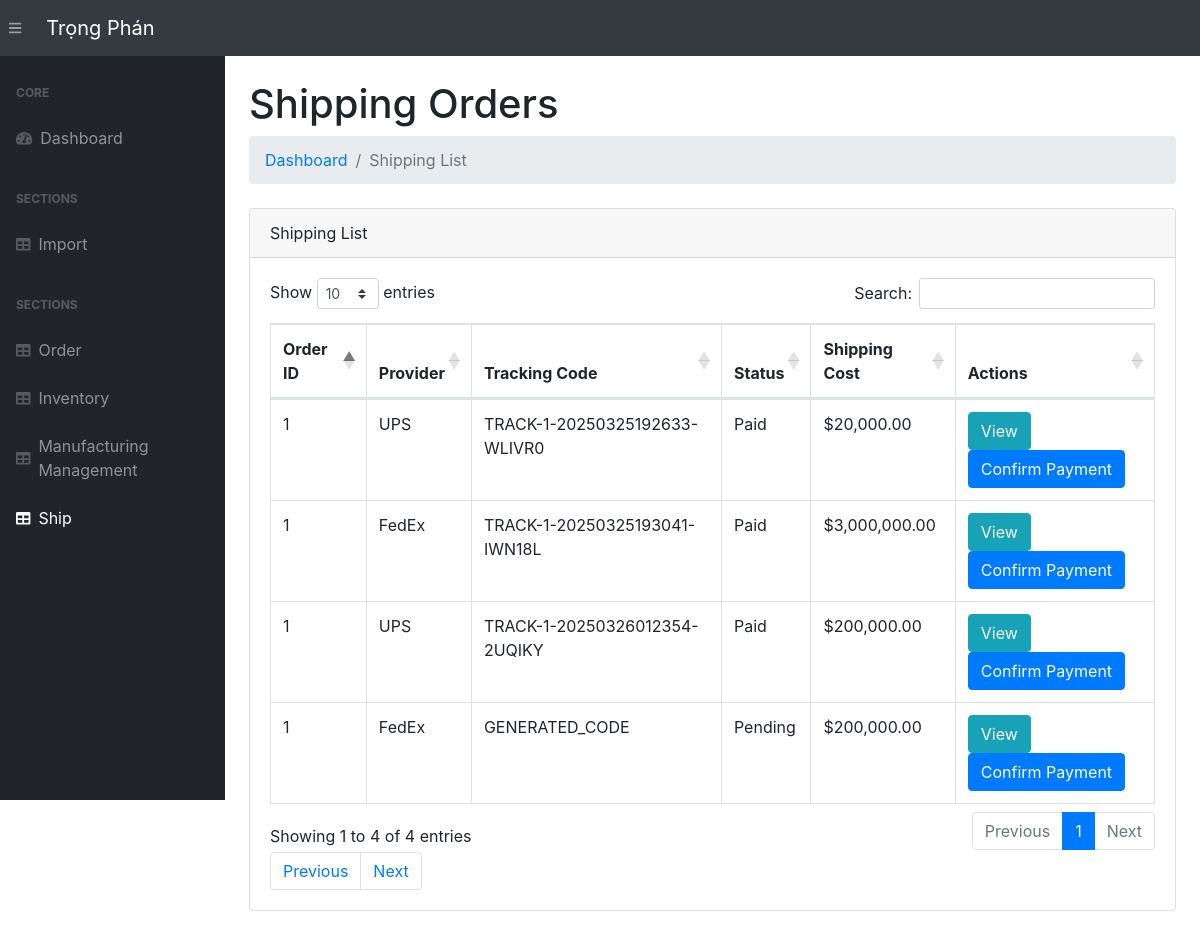
The app's page /shipping-list/ with its own data.
### app.py (models this page shows, shortened)
class Shipping(db.Model):
    __tablename__ = 'shipping'
    shipping_id = db.Column(db.Integer, primary_key=True)
    order_id = db.Column(db.Integer, db.ForeignKey('orders.order_id'))
    tracking_code = db.Column(db.String(255), unique=True)
    provider = db.Column(db.String(255), nullable=False)
    shipping_cost = db.Column(db.Numeric(10, 2), nullable=False)
    shipping_status = db.Column(db.String(50), default='Pending')  # Status: Pending, Shipped, Delivered
    shipment_time = db.Column(db.DateTime, default=datetime.utcnow)
    order = db.relationship('Order', backref='shipping_details')

### app.py (the view)
@app.route('/shipping-list/', methods=["GET"])
def shipping_list():
    page = request.args.get('page', 1, type=int)
    shippings = Shipping.query.paginate(page=page, per_page=10)
    return render_template('shipping-list.html', shippings=shippings)

### app.py (called while the page is built)
@app.template_filter('format_price')
def format_price(value):
    return "${:,.2f}".format(value)

### templates/shipping-list.html (shortened to what this page needs)
{% extends 'base.html' %}
{% block content %}
<main>
    <div class="container-fluid">
        <h1 class="mt-4">Shipping Orders</h1>
        <ol class="breadcrumb mb-4">
            <li class="breadcrumb-item"><a href="/">Dashboard</a></li>
            <li class="breadcrumb-item active">Shipping List</li>
        </ol>
        <div class="card mb-4">
            <div class="card-header">Shipping List</div>
            <div class="card-body">
                <div class="table-responsive">
                    {% if shippings.items %}
                        <table class="table table-bordered" id="dataTable" width="100%" cellspacing="0">
                            <thead>
                                <tr>
                                    <th>Order ID</th>
                                    <th>Provider</th>
                                    <th>Tracking Code</th>
                                    <th>Status</th>
                                    <th>Shipping Cost</th>
                                    <th>Actions</th>
                                </tr>
                            </thead>
                            <tbody>
                                {% for shipping in shippings.items %}
                                    <tr>
                                        <td>{{ shipping.order_id }}</td>
                                        <td>{{ shipping.provider }}</td>
                                        <td>{{ shipping.tracking_code }}</td>
                                        <td>{{ shipping.shipping_status }}</td>
                                        <td>{{ shipping.shipping_cost | format_price }}</td>
                                        <td>
                                            <a href="{{ url_for('view_shipping', shipping_id=shipping.shipping_id) }}" class="btn btn-info">View</a>
                                            <a href="{{ url_for('confirm_shipping_payment', shipping_id=shipping.shipping_id) }}" class="btn btn-primary">Confirm Payment</a>
                                        </td>
                                    </tr>
                                {% endfor %}
                            </tbody>
                        </table>
                        <div class="pagination">
                            <span class="page-item">
                                <a href="{{ url_for('shipping_list', page=shippings.prev_num) }}" class="page-link">Previous</a>
                            </span>
                            <span class="page-item">
                                <a href="{{ url_for('shipping_list', page=shippings.next_num) }}" class="page-link">Next</a>
                            </span>
                        </div>
                    {% else %}
                        <p>No shipping orders found.</p>
                    {% endif %}
                </div>
            </div>
        </div>
    </div>
</main>
{% endblock %}

### records on screen
Shipping: order_id "1", provider "UPS", tracking_code "TRACK-1-20250325192633-WLIVR0", shipping_status "Paid", shipping_cost "$20,000.00"
Shipping: order_id "1", provider "FedEx", tracking_code "TRACK-1-20250325193041-IWN18L", shipping_status "Paid", shipping_cost "$3,000,000.00"
Shipping: order_id "1", provider "UPS", tracking_code "TRACK-1-20250326012354-2UQIKY", shipping_status "Paid", shipping_cost "$200,000.00"
Shipping: order_id "1", provider "FedEx", tracking_code "GENERATED_CODE", shipping_status "Pending", shipping_cost "$200,000.00"
